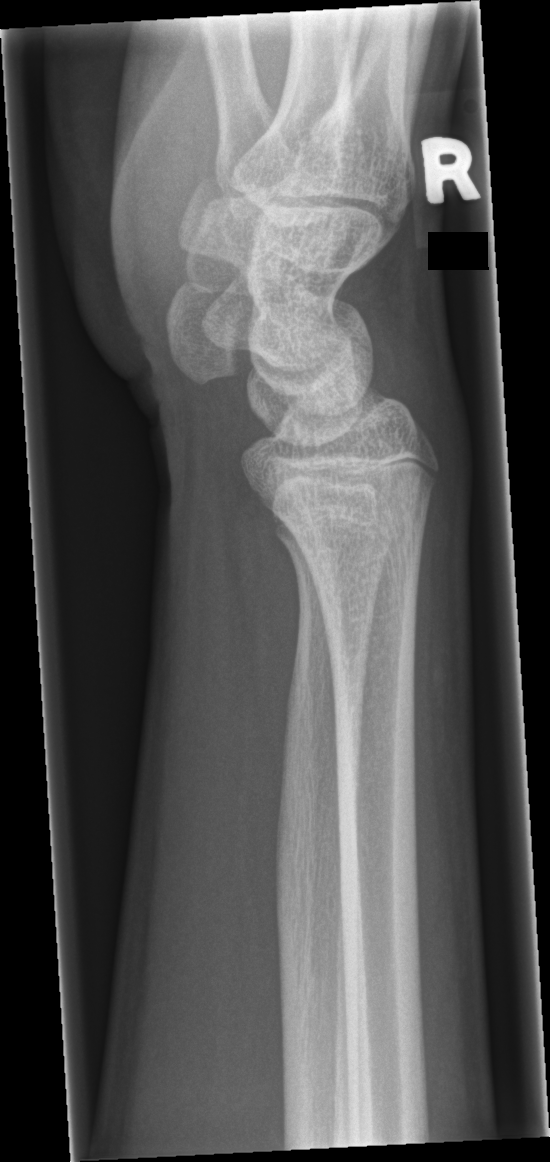
#> input picture test/normal/0037_0894273521_01_WRI-R2_M015.png, 550 x 1162 px; its folder holds only this picture in this run
$ python predict.py
#> lines starting #> are read from the running program, lines starting #| are printed output that depends on the picture; after the words box and inside, x2 and y2 are one past the last pixel; in counts of white or black regions, pixels touching at a corner belong together
import os
import cv2
import glob
import matplotlib.pyplot as plt

# Load the trained classifier
classifier_path = '/Users/huytrq/Workspace/unicas/AIA&ML/Wrist-Fracture-Detection/haar_training/classifier/24x24/cascade.xml'
haar_cascade = cv2.CascadeClassifier(classifier_path)

test_folder = '/Users/huytrq/Workspace/unicas/AIA&ML/Wrist-Fracture-Detection/MLDataset/images/test/normal'
save_folder = 'results'

os.makedirs(save_folder, exist_ok=True)

y_true = []
y_pred = []

for image_path in glob.glob(os.path.join(test_folder, '*.png')):
    # Load and pre-process the image
    image = cv2.imread(image_path)
#> image is the input picture: shape (1162, 550, 3); min 0, max 255, mean 83.7
    gray_image = cv2.cvtColor(image, cv2.COLOR_BGR2GRAY)

    # Detect features using the Haar classifier
    detected_regions = haar_cascade.detectMultiScale(gray_image)
#> detected_regions = [[318, 581, 58, 58], [322, 602, 100, 100], [274, 896, 112, 112], [272, 441, 158, 158], [237, 308, 142, 142], [272, 916, 154, 154], [114, 78, 281, 281]]

    # Draw bounding boxes around detected regions
    for (x, y, w, h) in detected_regions:
        cv2.rectangle(image, (x, y), (x + w, y + h), (0, 255, 0), 2)
#> this loop made 7 passes
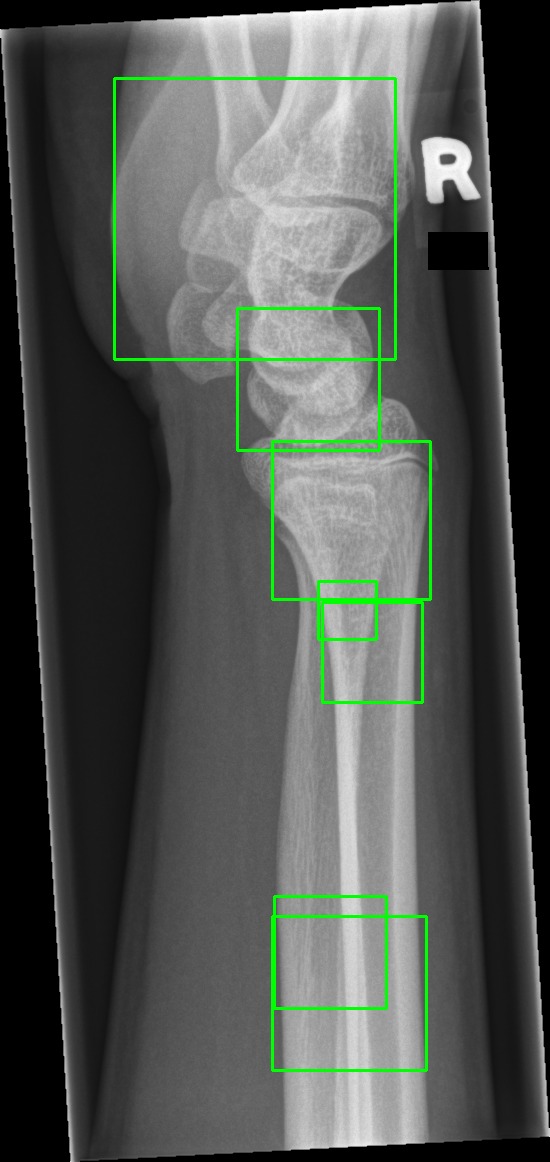
#> image: shape (1162, 550, 3); 1.85% of pixels changed, all inside (x1, y1, x2, y2) = (113, 77, 432, 1072)

    # Display the image with bounding boxes
    cv2.imwrite(os.path.join(save_folder, os.path.basename(image_path)), image)

$ run again, on test/normal/0051_0591299963_01_WRI-R1_M016.png
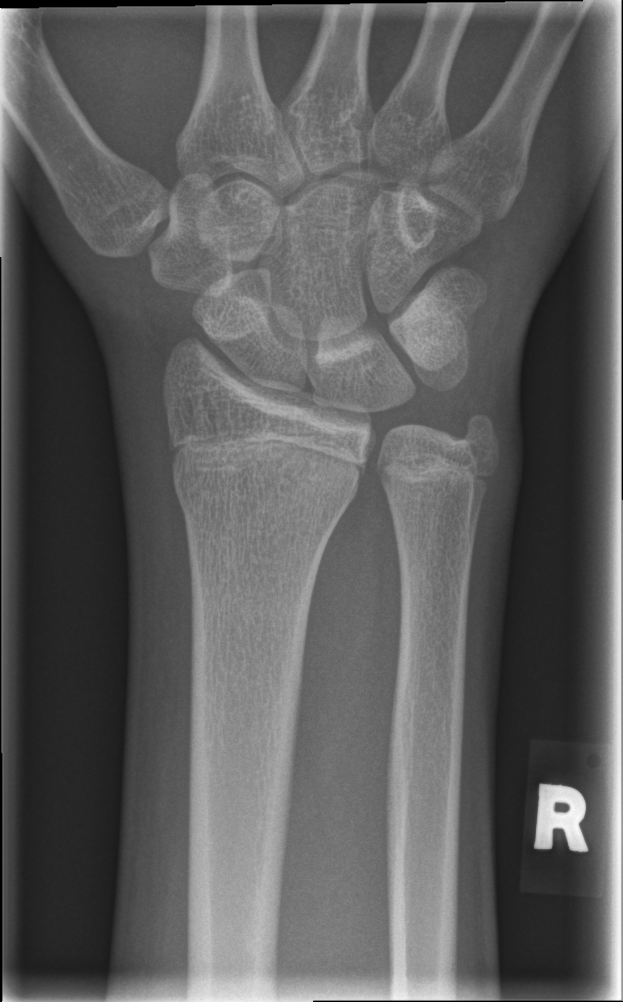
#> input picture test/normal/0051_0591299963_01_WRI-R1_M016.png, 623 x 1002 px
#> image is the input picture: shape (1002, 623, 3); min 0, max 255, mean 94
#> detected_regions = [[385, 895, 74, 74], [390, 501, 90, 90], [379, 439, 102, 102], [180, 837, 115, 115], [178, 495, 154, 154], [151, 298, 367, 367]]
#> the loop `for (x, y, w, h) in detected_regions:` made 6 passes
#> after the loop `for (x, y, w, h) in detected_regions:`:
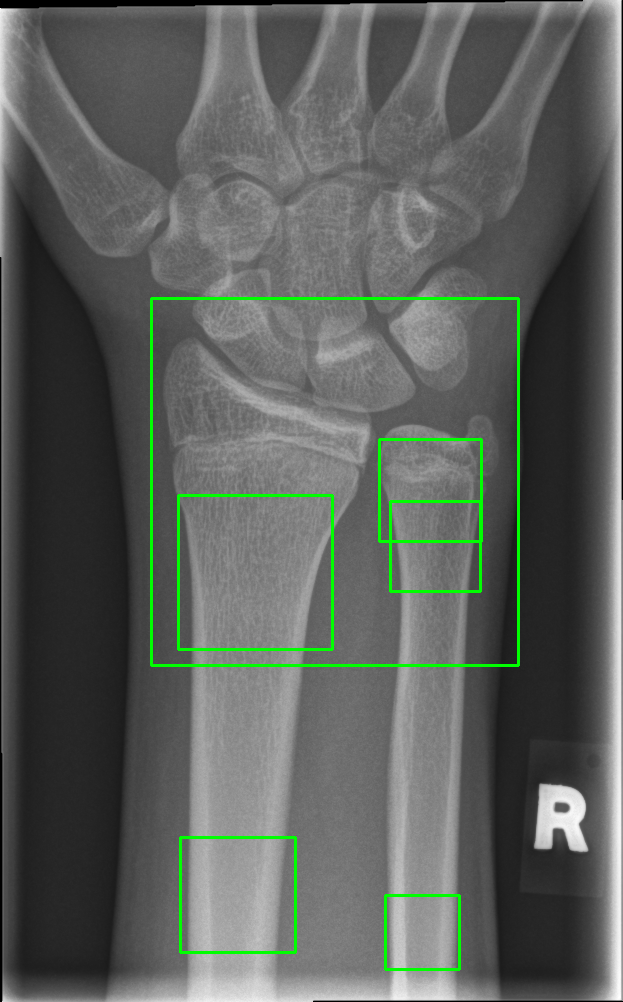
#> image: shape (1002, 623, 3); 1.71% of pixels changed, all inside (x1, y1, x2, y2) = (150, 297, 520, 971)

$ run again, on test/normal/0077_1156321421_01_WRI-R2_M011.png
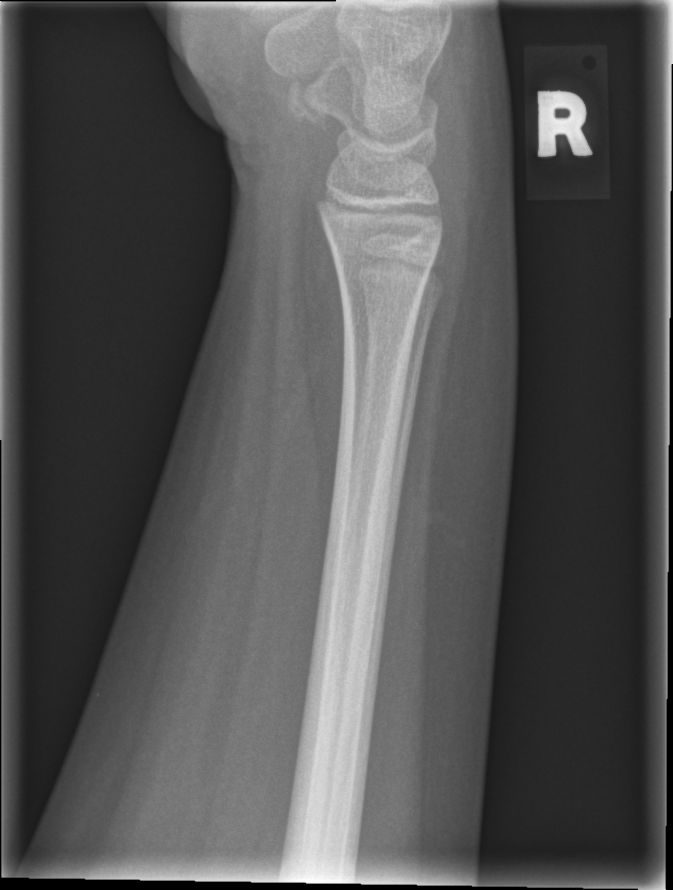
#> input picture test/normal/0077_1156321421_01_WRI-R2_M011.png, 673 x 890 px
#> image is the input picture: shape (890, 673, 3); min 0, max 255, mean 84.4
#> detected_regions = [[384, 228, 56, 56], [304, 661, 70, 70], [323, 521, 68, 68], [328, 472, 71, 71], [314, 161, 131, 131], [309, 197, 137, 137]]
#> the loop `for (x, y, w, h) in detected_regions:` made 6 passes
#> after the loop `for (x, y, w, h) in detected_regions:`:
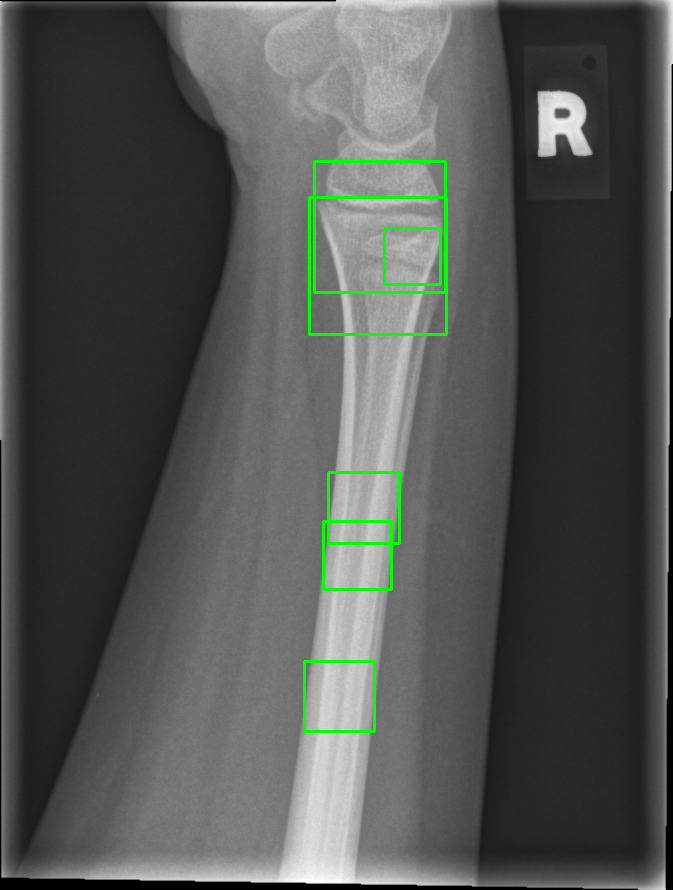
#> image: shape (890, 673, 3); 1.03% of pixels changed, all inside (x1, y1, x2, y2) = (303, 160, 448, 733)
